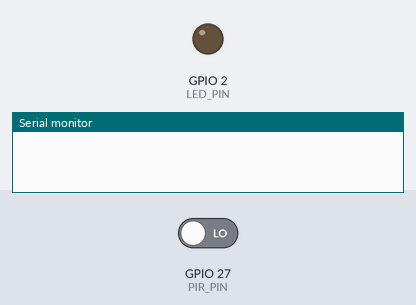
A sketch run on a simulated ESP32. On the bench: output pins drawn as LEDs (lit = HIGH), the last lines printed to the serial monitor. The test bench sets the inputs (shaded band); at power-on: GPIO 27 (PIR_PIN) LOW.

Above: at 1.2 s.
1.3 s: GPIO 27 (PIR_PIN) driven HIGH
At 1.9 s:
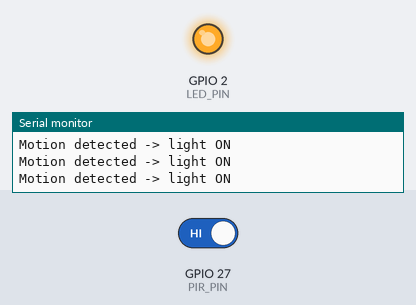
Timing chart, 0 to 4.3 s (numbered marks = the images above; inputs shaded):
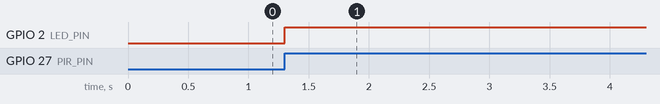

The sketch:

motion_activated_light.ino
```cpp
// ESP32 motion-activated light using a PIR sensor.
// PIR OUT -> GPIO 27
// LED -> GPIO 2 (through a resistor)

const int PIR_PIN = 27;
const int LED_PIN = 2;

unsigned long lastMotionAt = 0;
const unsigned long LIGHT_ON_TIME = 10000; // 10 seconds

void setup() {
  Serial.begin(115200);
  pinMode(PIR_PIN, INPUT);
  pinMode(LED_PIN, OUTPUT);
  digitalWrite(LED_PIN, LOW);
}

void loop() {
  bool motionDetected = digitalRead(PIR_PIN) == HIGH;

  if (motionDetected) {
    lastMotionAt = millis();
    digitalWrite(LED_PIN, HIGH);
    Serial.println("Motion detected -> light ON");
  }

  if (millis() - lastMotionAt > LIGHT_ON_TIME) {
    digitalWrite(LED_PIN, LOW);
  }

  delay(100);
}
```

Measured:
- after the input at 1.3 s, GPIO 2 (LED_PIN): LOW → HIGH at once
